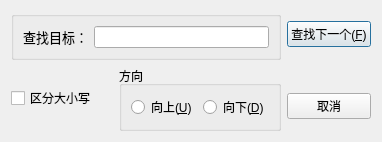
<?xml version="1.0" encoding="UTF-8"?>
<ui version="4.0">
 <class>SearchDialog</class>
 <widget class="QDialog" name="SearchDialog">
  <property name="geometry">
   <rect>
    <x>0</x>
    <y>0</y>
    <width>382</width>
    <height>123</height>
   </rect>
  </property>
  <property name="windowTitle">
   <string>查找</string>
  </property>
  <property name="windowIcon">
   <iconset resource="icons.qrc">
    <normaloff>:/new/images/img/check.png</normaloff>:/new/images/img/check.png</iconset>
  </property>
  <layout class="QGridLayout" name="gridLayout">
   <item row="0" column="0">
    <layout class="QVBoxLayout" name="verticalLayout">
     <item>
      <widget class="QGroupBox" name="groupBox">
       <property name="title">
        <string/>
       </property>
       <layout class="QHBoxLayout" name="horizontalLayout">
        <item>
         <widget class="QLabel" name="labelSearch">
          <property name="font">
           <font>
            <pointsize>10</pointsize>
           </font>
          </property>
          <property name="text">
           <string>查找目标：</string>
          </property>
         </widget>
        </item>
        <item>
         <widget class="QLineEdit" name="SearchEdit"/>
        </item>
       </layout>
      </widget>
     </item>
     <item>
      <layout class="QHBoxLayout" name="horizontalLayout_3">
       <item>
        <widget class="QCheckBox" name="chkCase">
         <property name="text">
          <string>区分大小写</string>
         </property>
        </widget>
       </item>
       <item>
        <widget class="QGroupBox" name="groupBox_3">
         <property name="title">
          <string>方向</string>
         </property>
         <layout class="QHBoxLayout" name="horizontalLayout_2">
          <item>
           <widget class="QRadioButton" name="rbUp">
            <property name="text">
             <string>向上(&amp;U)</string>
            </property>
           </widget>
          </item>
          <item>
           <widget class="QRadioButton" name="rbDown">
            <property name="text">
             <string>向下(&amp;D)</string>
            </property>
           </widget>
          </item>
         </layout>
        </widget>
       </item>
      </layout>
     </item>
    </layout>
   </item>
   <item row="0" column="1">
    <layout class="QVBoxLayout" name="verticalLayout_2">
     <item>
      <widget class="QPushButton" name="btnNext">
       <property name="font">
        <font/>
       </property>
       <property name="styleSheet">
        <string notr="true"/>
       </property>
       <property name="text">
        <string>查找下一个(&amp;F)</string>
       </property>
      </widget>
     </item>
     <item>
      <spacer name="verticalSpacer">
       <property name="orientation">
        <enum>Qt::Vertical</enum>
       </property>
       <property name="sizeType">
        <enum>QSizePolicy::Fixed</enum>
       </property>
       <property name="sizeHint" stdset="0">
        <size>
         <width>20</width>
         <height>30</height>
        </size>
       </property>
      </spacer>
     </item>
     <item>
      <widget class="QPushButton" name="btnCancel">
       <property name="styleSheet">
        <string notr="true"/>
       </property>
       <property name="text">
        <string>取消</string>
       </property>
      </widget>
     </item>
    </layout>
   </item>
  </layout>
 </widget>
 <resources>
  <include location="icons.qrc"/>
 </resources>
 <connections/>
</ui>
